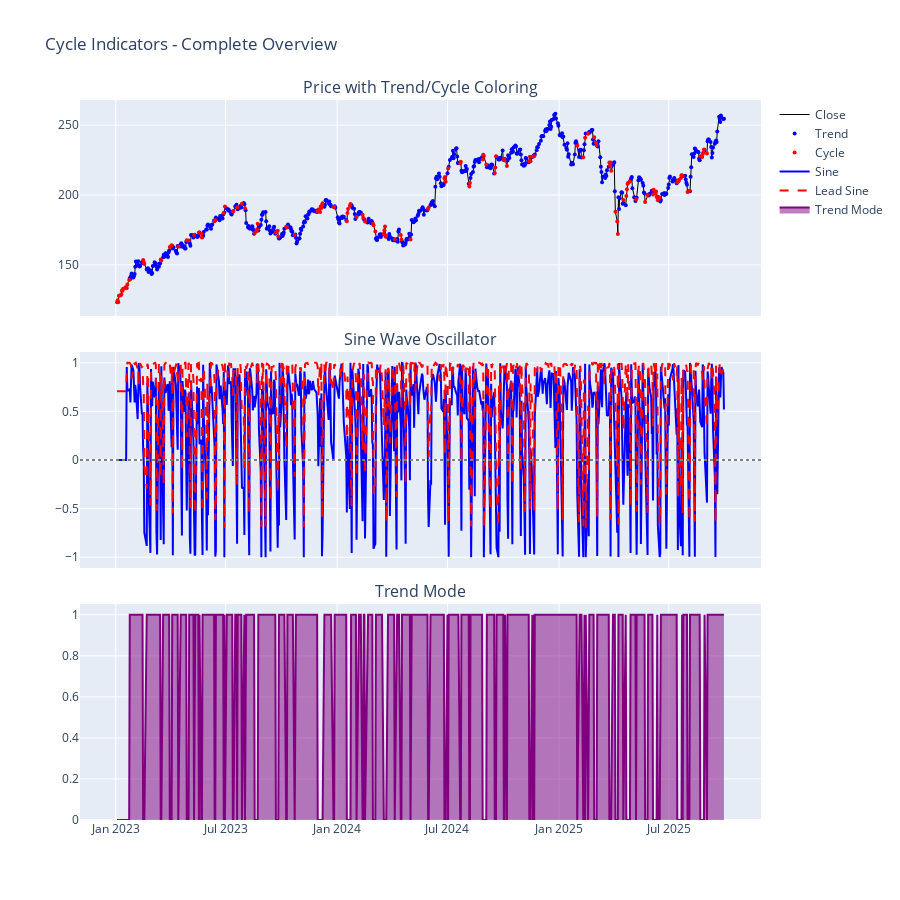

Write notebook code for a chart like this one.
### Markdown cell above
## Combined View - All Cycle Indicators

### Code cell
fig = make_subplots(rows=3, cols=1, shared_xaxes=True, vertical_spacing=0.05,
                    subplot_titles=(
                        'Price with Trend/Cycle Coloring',
                        'Sine Wave Oscillator',
                        'Trend Mode'
                    ))

# Row 1: Price
fig.add_trace(go.Scatter(x=df['date'], y=df['close'], name='Close', 
                        line=dict(color='black', width=1)), row=1, col=1)
trend_periods = df[df['trendmode'] == 1]
cycle_periods = df[df['trendmode'] == 0]
fig.add_trace(go.Scatter(x=trend_periods['date'], y=trend_periods['close'], mode='markers',
                        name='Trend', marker=dict(color='blue', size=4)), row=1, col=1)
fig.add_trace(go.Scatter(x=cycle_periods['date'], y=cycle_periods['close'], mode='markers',
                        name='Cycle', marker=dict(color='red', size=4)), row=1, col=1)

# Row 2: Sine waves
fig.add_trace(go.Scatter(x=df['date'], y=df['sine'], name='Sine',
                        line=dict(color='blue')), row=2, col=1)
fig.add_trace(go.Scatter(x=df['date'], y=df['leadsine'], name='Lead Sine',
                        line=dict(color='red', dash='dash')), row=2, col=1)
fig.add_hline(y=0, line_dash="dot", line_color="gray", row=2, col=1)

# Row 3: Trend mode
fig.add_trace(go.Scatter(x=df['date'], y=df['trendmode'], name='Trend Mode',
                        fill='tozeroy', line=dict(color='purple')), row=3, col=1)

fig.update_layout(height=900, title_text="Cycle Indicators - Complete Overview")
fig.show()

print("\n=== Cycle Analysis Summary ===")
print(f"Total days: {len(df)}")
print(f"Trend mode: {(df['trendmode'] == 1).sum()} days ({(df['trendmode'] == 1).sum() / len(df) * 100:.1f}%)")
print(f"Cycle mode: {(df['trendmode'] == 0).sum()} days ({(df['trendmode'] == 0).sum() / len(df) * 100:.1f}%)")

### Figure 1 — Plotly figure (JSON) as saved in the notebook; plotly's stock layout.template omitted (floating-point values rounded to 4 significant figures; data arrays with more than 128 entries replaced by an {"elided": "..."} marker saying what was removed)
{"data": [{"line": {"color": "black", "width": 1}, "name": "Close", "type": "scatter", "x": {"elided": "688 str values"}, "xaxis": "x", "y": {"elided": "688 float values"}, "yaxis": "y"}, {"marker": {"color": "blue", "size": 4}, "mode": "markers", "name": "Trend", "type": "scatter", "x": {"elided": "541 str values"}, "xaxis": "x", "y": {"elided": "541 float values"}, "yaxis": "y"}, {"marker": {"color": "red", "size": 4}, "mode": "markers", "name": "Cycle", "type": "scatter", "x": {"elided": "147 str values"}, "xaxis": "x", "y": {"elided": "147 float values"}, "yaxis": "y"}, {"line": {"color": "blue"}, "name": "Sine", "type": "scatter", "x": {"elided": "688 str values"}, "xaxis": "x2", "y": {"elided": "688 float values"}, "yaxis": "y2"}, {"line": {"color": "red", "dash": "dash"}, "name": "Lead Sine", "type": "scatter", "x": {"elided": "688 str values"}, "xaxis": "x2", "y": {"elided": "688 float values"}, "yaxis": "y2"}, {"fill": "tozeroy", "line": {"color": "purple"}, "name": "Trend Mode", "type": "scatter", "x": {"elided": "688 str values"}, "xaxis": "x3", "y": {"elided": "688 int values"}, "yaxis": "y3"}], "layout": {"annotations": [{"font": {"size": 16}, "showarrow": false, "text": "Price with Trend/Cycle Coloring", "x": 0.5, "xanchor": "center", "xref": "paper", "y": 1, "yanchor": "bottom", "yref": "paper"}, {"font": {"size": 16}, "showarrow": false, "text": "Sine Wave Oscillator", "x": 0.5, "xanchor": "center", "xref": "paper", "y": 0.65, "yanchor": "bottom", "yref": "paper"}, {"font": {"size": 16}, "showarrow": false, "text": "Trend Mode", "x": 0.5, "xanchor": "center", "xref": "paper", "y": 0.3, "yanchor": "bottom", "yref": "paper"}], "height": 900, "shapes": [{"line": {"color": "gray", "dash": "dot"}, "type": "line", "x0": 0, "x1": 1, "xref": "x2 domain", "y0": 0, "y1": 0, "yref": "y2"}], "title": {"text": "Cycle Indicators - Complete Overview"}, "xaxis": {"anchor": "y", "domain": [0, 1], "matches": "x3", "showticklabels": false}, "xaxis2": {"anchor": "y2", "domain": [0, 1], "matches": "x3", "showticklabels": false}, "xaxis3": {"anchor": "y3", "domain": [0, 1]}, "yaxis": {"anchor": "x", "domain": [0.7, 1]}, "yaxis2": {"anchor": "x2", "domain": [0.35, 0.65]}, "yaxis3": {"anchor": "x3", "domain": [0, 0.3]}}}
